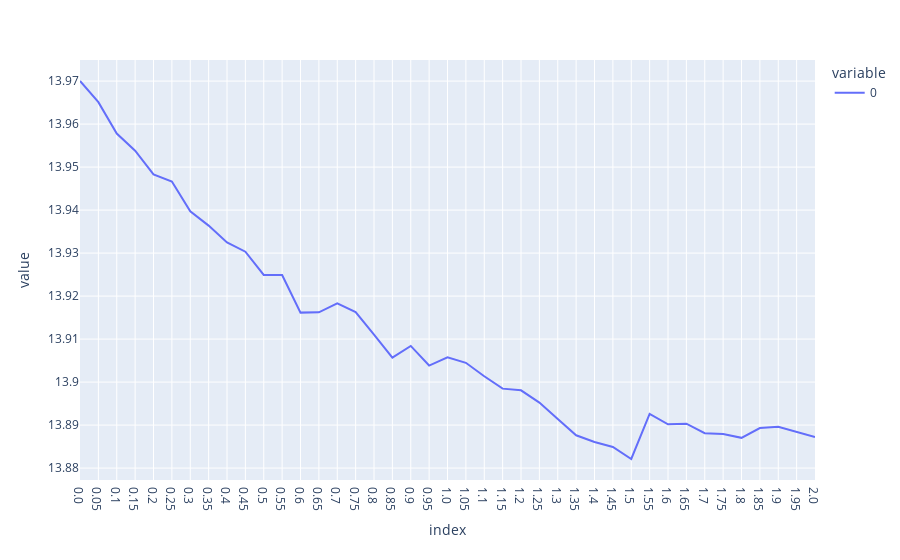

Source (notebook cell):
### Code cell
px.line(all_rawres.iloc[5040:, :].std() * np.sqrt(252) * 100)

### Figure 1 — Plotly figure (JSON) as saved in the notebook; plotly's stock layout.template omitted (floating-point values rounded to 4 significant figures)
{"data": [{"hovertemplate": "variable=0<br>index=%{x}<br>value=%{y}<extra></extra>", "legendgroup": "0", "line": {"color": "#636efa", "dash": "solid"}, "marker": {"symbol": "circle"}, "mode": "lines", "name": "0", "orientation": "v", "showlegend": true, "type": "scatter", "x": ["0.0", "0.05", "0.1", "0.15", "0.2", "0.25", "0.3", "0.35", "0.4", "0.45", "0.5", "0.55", "0.6", "0.65", "0.7", "0.75", "0.8", "0.85", "0.9", "0.95", "1.0", "1.05", "1.1", "1.15", "1.2", "1.25", "1.3", "1.35", "1.4", "1.45", "1.5", "1.55", "1.6", "1.65", "1.7", "1.75", "1.8", "1.85", "1.9", "1.95", "2.0"], "xaxis": "x", "y": [13.97, 13.97, 13.96, 13.95, 13.95, 13.95, 13.94, 13.94, 13.93, 13.93, 13.92, 13.92, 13.92, 13.92, 13.92, 13.92, 13.91, 13.91, 13.91, 13.9, 13.91, 13.9, 13.9, 13.9, 13.9, 13.9, 13.89, 13.89, 13.89, 13.88, 13.88, 13.89, 13.89, 13.89, 13.89, 13.89, 13.89, 13.89, 13.89, 13.89, 13.89], "yaxis": "y"}], "layout": {"legend": {"title": {"text": "variable"}, "tracegroupgap": 0}, "margin": {"t": 60}, "xaxis": {"anchor": "y", "domain": [0, 1], "title": {"text": "index"}}, "yaxis": {"anchor": "x", "domain": [0, 1], "title": {"text": "value"}}}}
